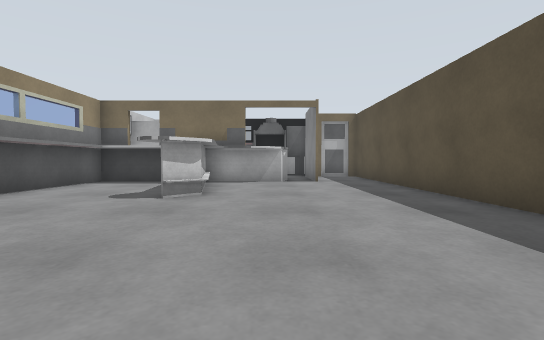
View 1 (above)

12 first-person views from a walk through a Gazebo world. The camera is 0.72 m above the floor, tilts 2° down and sees 85° across. The floor is counted in squares, 1 m on a side. Each view is taken from the middle of a square. On the plan, view 1 faces up. The plan holds only what a view shows up to about 10 squares ahead; the rest is blank. Surface patterns are stand-ins for the level's own textures.

View 2
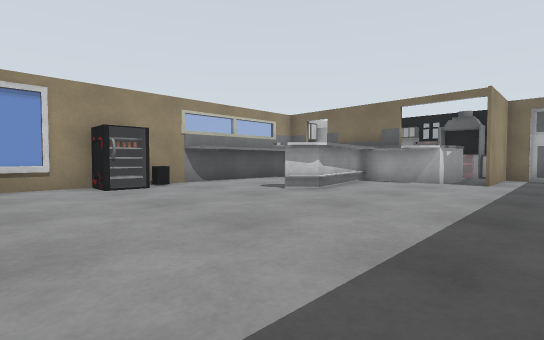

View 3
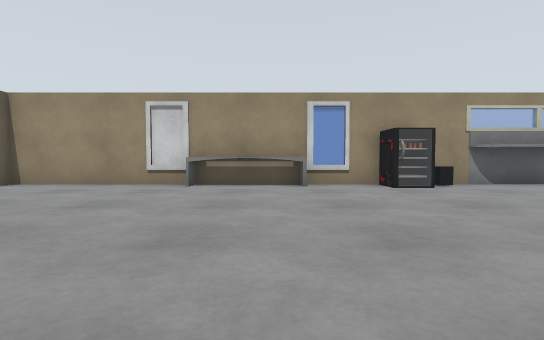

View 4
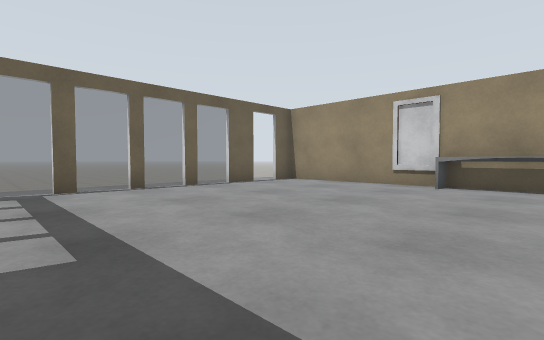

View 5
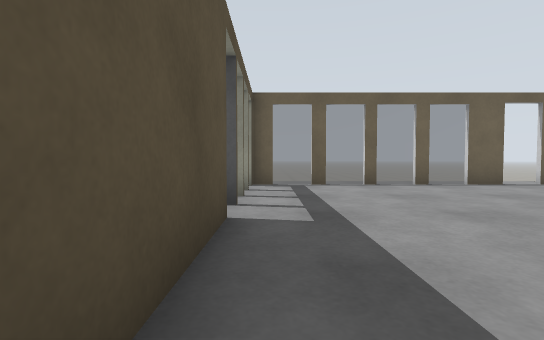

View 6
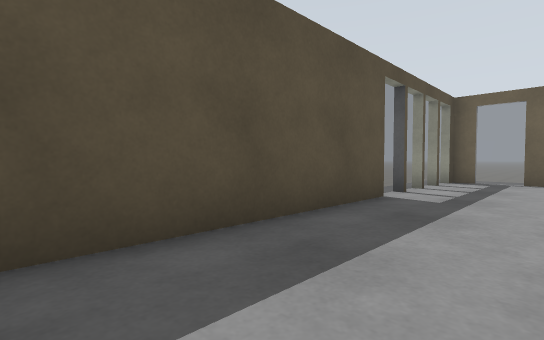

View 7
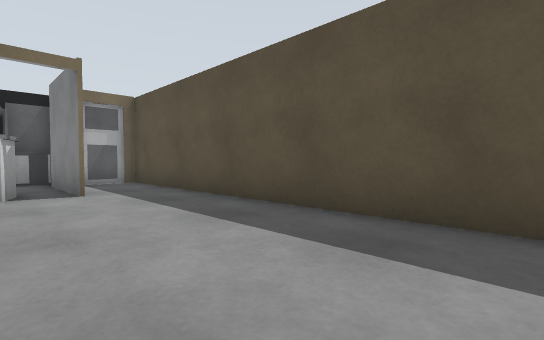

View 8
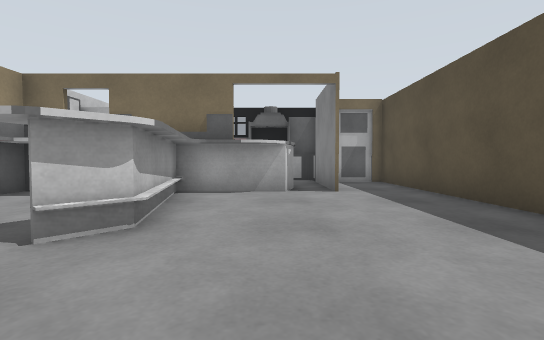

View 9
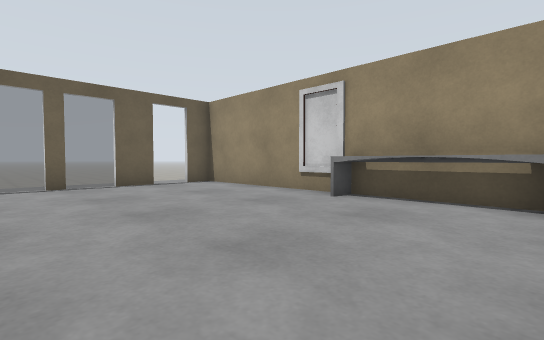

View 10
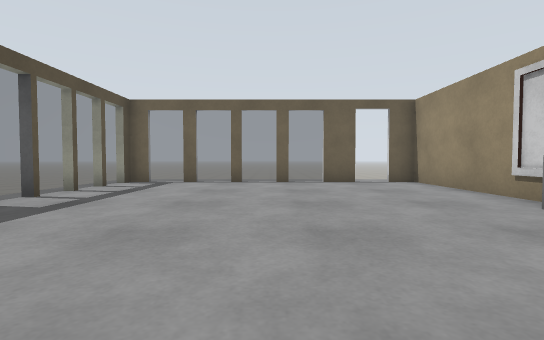

View 11
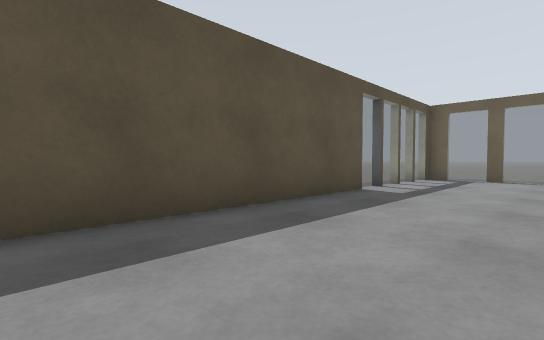

View 12
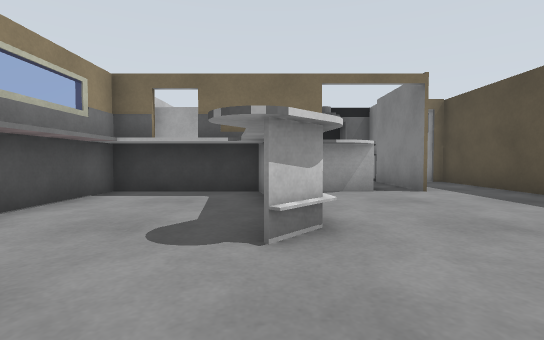

### Floor plan
Key: @ floor where view 1 was taken; # wall or solid block; . main floor; - floor 0.2 m lower than the main floor; / step, stairs or slope; = window, fence, low wall or low ledge; B black box.
Columns run from 6 left of view 1 to 4 right of it. Each row starts with its distance up from view 1.
 14        ##
 13        ####
 12        #..#
 11  ##   ##..#
 10  #######..#
  9  #####....#
  8  #..#.....#
  7  #..#.....#
  6  #..#.....#
  5  #........#
  4  B........#
  3  =........#
  2 ##........#
  1 =.........#
  0 #=....@...#
 -1 -=........#
 -2 -=........#
 -3 #=........#
 -4 #.........=
 -5 #.........=
 -6 #.........=
 -7 #.........#
 -8 #.........=
 -9 ##.#==#==##
-10    ///////

Where each view was taken, in squares from view 1:
view 1: 0 up, 0 right, facing up
view 2: 0 up, 3 right, facing up-left
view 3: 1 down, 3 right, facing left
view 4: 1 down, 3 right, facing down-left
view 5: 0 up, 3 right, facing down
view 6: 2 up, 1 right, facing down-right
view 7: 3 up, 0 right, facing up-right
view 8: 3 up, 0 right, facing up
view 9: 0 up, 0 right, facing down-left
view 10: 1 up, 1 left, facing down
view 11: 3 up, 0 right, facing down-right
view 12: 3 up, 2 left, facing up
